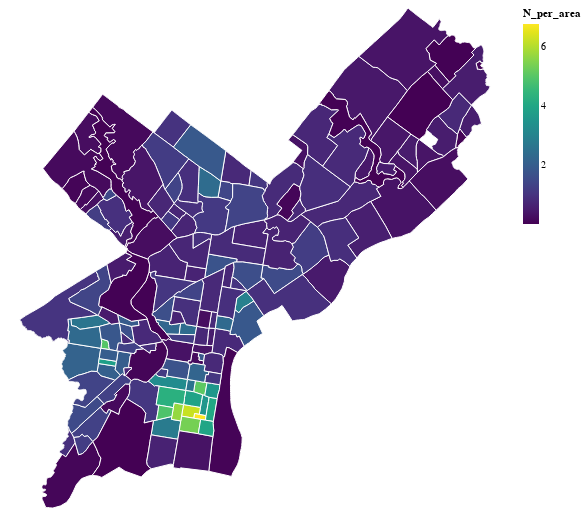

The cell this chart's notebook holds for it:
### Markdown cell above
### Interactive via altair

Altair charts accept `GeoDataFrames` as data and altair includes a "geoshape" mark, so choropleths are easy to make.


::: {.callout-important title="Altair and projections"}

Altair's support for different projections isn't the best. The recommended strategy is to convert your data to the desired CRS (e.g., EPSG:3857 or the local state plane projection (EPSG:2272 for Philadelphia)) and then tell altair not to project your data by including the following:

```python
chart.project(type="identity", reflectY=True)
```

:::

### Code cell
(
    alt.Chart(requests_by_hood_3857)
    .mark_geoshape(stroke="white")
    .encode(
        tooltip=["N_per_area:Q", "ZillowName:N", "size:Q"],
        color=alt.Color("N_per_area:Q", scale=alt.Scale(scheme="viridis")),
    )
    # Important! Otherwise altair will try to re-project your data
    .project(type="identity", reflectY=True)
    .properties(width=500, height=500)
)

### Figure 1 — Vega-Lite specification as saved in the notebook (floating-point values rounded to 4 significant figures; data arrays with more than 128 entries replaced by an {"elided": "..."} marker saying what was removed)
{"config": {"view": {"continuousWidth": 300, "continuousHeight": 300}}, "data": {"name": "data-b05f84ecb86743bb51a1dd062d8438cb"}, "mark": {"type": "geoshape", "stroke": "white"}, "encoding": {"color": {"field": "N_per_area", "scale": {"scheme": "viridis"}, "type": "quantitative"}, "tooltip": [{"field": "N_per_area", "type": "quantitative"}, {"field": "ZillowName", "type": "nominal"}, {"field": "size", "type": "quantitative"}]}, "height": 500, "projection": {"reflectY": true, "type": "identity"}, "width": 500, "$schema": "https://vega.github.io/schema/vega-lite/v5.20.1.json", "datasets": {"data-b05f84ecb86743bb51a1dd062d8438cb": {"elided": "153 records"}}}
